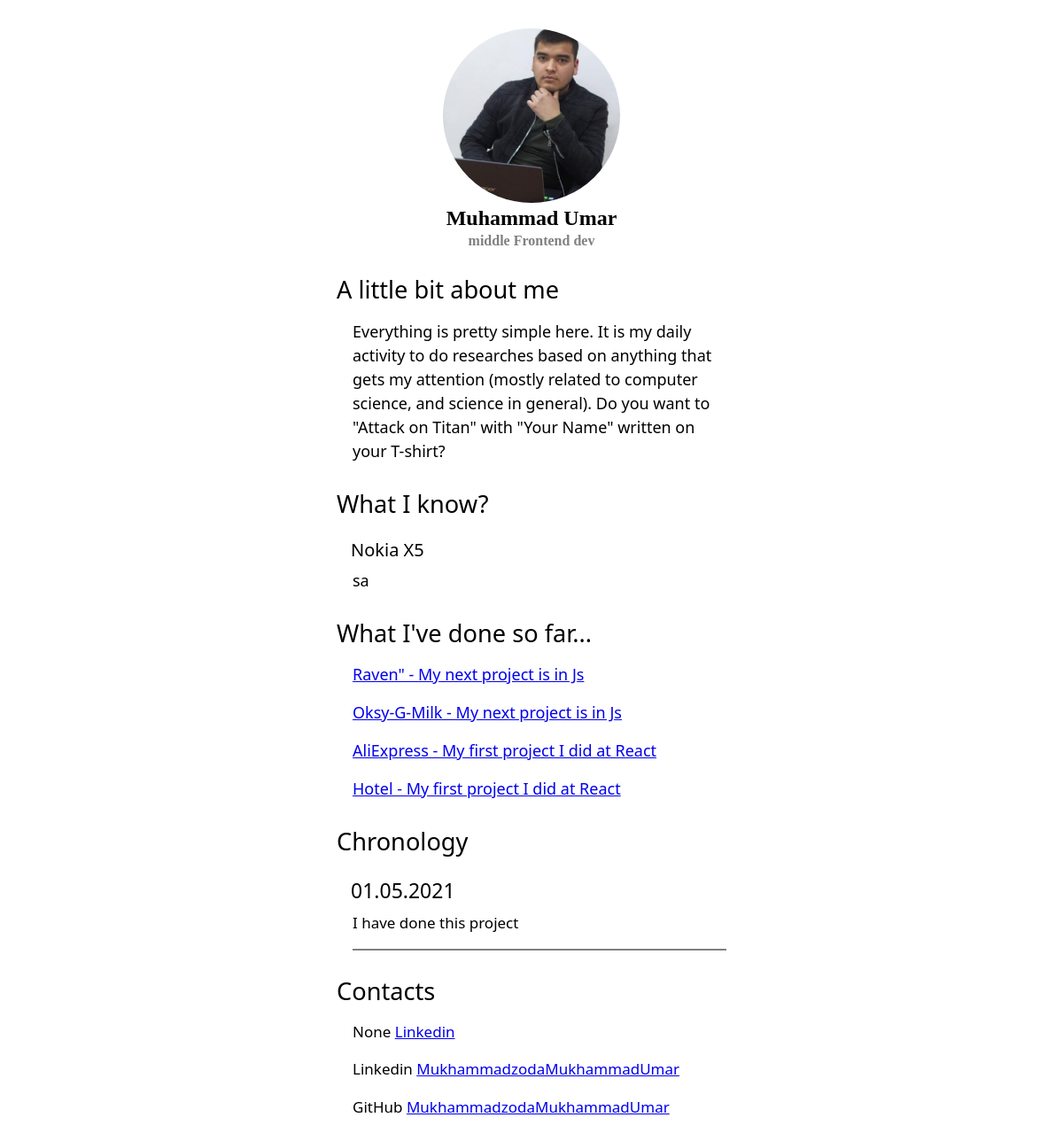
The page / on the database its author committed.
### Main/models.py (models this page shows, shortened)
class Skills(models.Model):
    title = models.CharField(max_length=30,null=True,blank=True)
    definition = models.CharField(max_length=200,null=True,blank=True)

class DoneProjects(models.Model):
    url = models.CharField(max_length=200,null=True,blank=True)
    name = models.CharField(max_length=200,null=True,blank=True)

class Chronology(models.Model):
    date = models.CharField(max_length=30,null=True,blank=True)
    link = models.CharField(max_length=200,null=True,blank=True)
    defi = models.CharField(max_length=200,null=True,blank=True)

class Contact(models.Model):
    contact_link = models.CharField(max_length=200,null=True,blank=True)
    contact_name = models.CharField(max_length=500,null=True,blank=True)
    social = models.CharField(max_length=300,null=True,blank=True)

### Main/views.py (the view)
# urls.py: path('',views.index)
def index(request):
    skill = Skills.objects.all()
    doneprojects = DoneProjects.objects.all()
    chronology = Chronology.objects.all()
    contact = Contact.objects.all()
    data = {
        'skills':skill,
        'doneprojects':doneprojects,
        'chronology': chronology,
        'contact':contact
    }
    return render(request,'index.html',data)

### templates/index.html (shortened to what this page needs)
{% load static %}
<!DOCTYPE html>
<html lang="en">
<head>
          <link rel="stylesheet" href="{% static 'app.css' %}">
</head>
<body>
        <div class="wrapper">
<div class="IMG">
          <img src="{% static 'muhammadumar.jfif' %}" alt="" class="img">
          <h2 class="Title">Muhammad Umar</h2>
          <h4 class="title2">middle Frontend dev</h4>
</div>
<div class="About">
<h1 class="title_small">A little bit about me</h1>
<p class="about_me">Everything is pretty simple here. It is my daily activity to do researches based on anything that gets my attention (mostly related to computer science, and science in general).
        Do you want to "Attack on Titan" with "Your Name" written on your T-shirt?</p>
</div>
<div class="About">
<h1 class="title_small">What I know?</h1>
{% for skill in skills %}
     <h3 class="name">{{skill.title}}</h3>
     <p class="about_me">{{skill.definition}}</p>
{% endfor %}
</div>
<div class="About">
<h1 class="title_small">What I've done so far...</h1>
{% for done in doneprojects %}
     <p> <a href="{{done.url}}" class="about_me" >{{done.name}}</a></p>
{% endfor %}
</div>
<div class="About">
<h1 class="title_small">Chronology</h1>
{% for chronology in chronology %}
   <h3 class="name2">{{chronology.date}}</h3>
   <p class="about_me2">{{chronology.defi}}</p>
{% endfor %}
</div>
<div class="About">
<h1 class="title_small">Contacts
</h1>
{% for contact in contact %}
    <p class="about_me3">{{contact.social}} <a href="{{contact.contact_link}}">{{contact.contact_name}}</a></p>
{% endfor %}
</div>
        </div>
</body>
</html>

### static/app.css (style rules this page uses)
* { box-sizing: border-box; }
.img { border-radius: 50%; object-fit: contain; width: 200px; margin-bottom: 0; }
.title2 { margin-top: 3px; font-weight: bold; color: grey; }
.wrapper { margin-top: 2rem; }
.IMG { text-align: center; }
.Title { font-family: fantasy; margin-top: 0; margin-bottom: 0; }
.name { margin: 24px 0 8px 0; font-weight: 500; font-size: 20px; margin-left: 16px; }
.name2 { margin: 24px 0 8px 0; font-weight: 500; font-size: 23px; margin-left: 16px; }
.About { padding: 0 372px; margin-top: 32px; font-family: system-ui, -apple-system, "Segoe UI", Roboto, "Helvetica Neue", Arial, "Noto Sans", "Liberation Sans", sans-serif, "Apple Color Emoji", "Segoe UI Emoji", "Segoe UI Symbol", "Noto Color Emoji" ; }
.title_small { line-height: 28.8px; font-weight: 500; font-size: 1.7rem; margin-top: 0; }
.about_me { margin-left: 18px; margin-top: 0; margin-bottom: 0; line-height: 1.5; font-size: 18px; }
.about_me2 { line-height: 1.5; font-size: 17px; margin-left: 16px; margin-top: 0; border-bottom: 2px solid grey; padding-bottom: 1rem; }
.about_me2, .about_me3 { line-height: 1.5; font-size: 17px; margin-left: 18px; margin-top: 0; }

### rows shown on the page
Skills: title "Nokia X5", definition "sa"
DoneProjects: name "Raven\" - My next project is in Js"
DoneProjects: name "Oksy-G-Milk - My next project is in Js"
DoneProjects: name "AliExpress - My first project I did at React"
DoneProjects: name "Hotel - My first project I did at React"
Chronology: date "01.05.2021", defi "I have done this project"
Contact: social "None", contact_name "Linkedin"
Contact: social "Linkedin", contact_name "MukhammadzodaMukhammadUmar"
Contact: social "GitHub", contact_name "MukhammadzodaMukhammadUmar"
